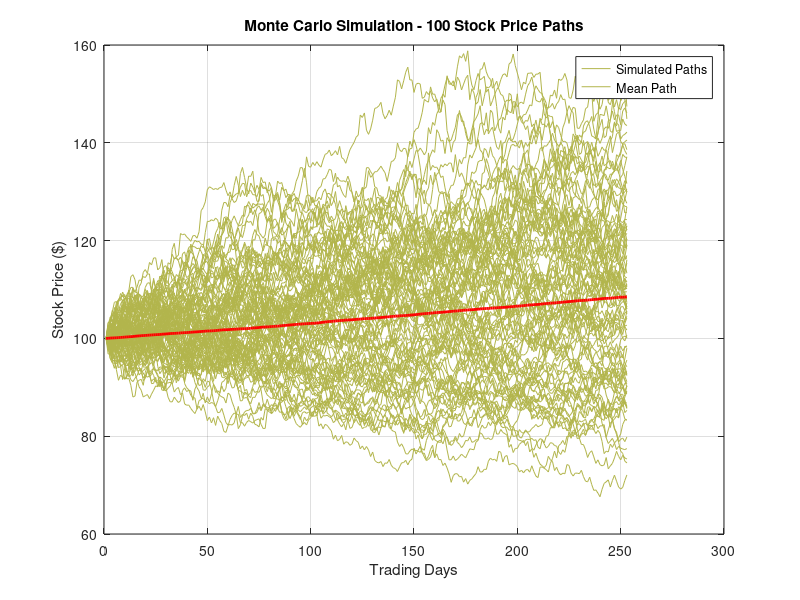

Reproduce this figure in MATLAB.
% Monte Carlo Simulation - Stock Price Paths
% Using Geometric Brownian Motion

clc;
clear; 

% Parameters
S0 = 100;
mu = 0.08;
sigma = 0.20;
dt = 1/252;
N = 252;
M = 10000;

% Initialize
paths = zeros(N+1, M);
paths(1, :) = S0;

% Simulate
for i = 1:N
    z = randn(1, M);
    growth = exp((mu - 0.5*sigma^2)*dt + sigma*sqrt(dt)*z);
    paths(i+1, :) = paths(i, :) .* growth;
end

% Check
fprintf('First path first 5 values:\n');
disp(paths(1:5, 1));

% Final prices
final_prices = paths(end, :);

% Results
fprintf('Monte Carlo Results (%d simulations):\n', M);
fprintf('Initialize Price: $%.2f\n', mean(final_prices));
fprintf('Mean Final Price: $%.2f\n', mean(final_prices));
fprintf('Median Final Price: $%.2f\n', median(final_prices));
fprintf('5th Percentile (VaR): $%.2f\n', prctile(final_prices, 5));
fprintf('95th Percentile: $%.2f\n', prctile(final_prices, 95));
fprintf('Probability of Loss: %.2f%%\n', sum(final_prices < S0)/M*100);

% Plot sample paths
figure;
plot(paths(:, 1:100), 'Color', [0.7 0.71 0.3]);
hold on;
plot(mean(paths, 2), 'r', 'LineWidth', 2);
title('Monte Carlo Simulation - 100 Stock Price Paths');
xlabel('Trading Days');
ylabel('Stock Price ($)');
legend('Simulated Paths', 'Mean Path');
grid on;

% Save Figure
saveas(gcf, 'outputs/monte_carlo_paths.png');
fprintf('Chart saved!\n'); 
